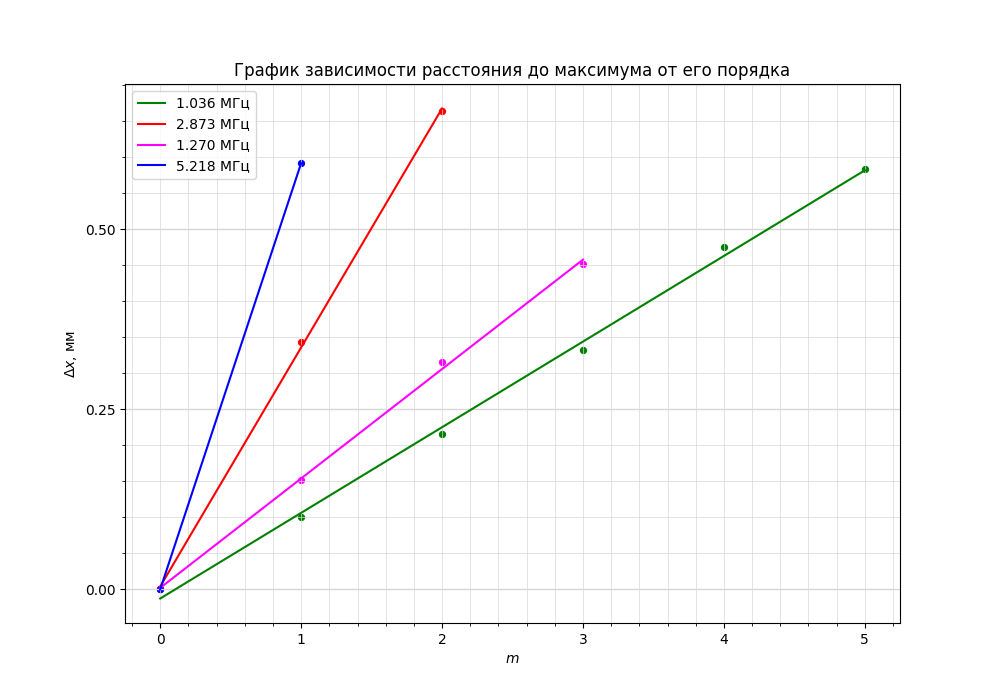

Recreate this plot in Python.
import numpy as np
import matplotlib.pyplot as plt
from matplotlib.ticker import MultipleLocator

plt.figure(figsize=(10,7))  #Размер изображения
plt.title('График зависимости расстояния до максимума от его порядка') # Заголовок

x1 = [0, 1, 2, 3, 4, 5] # Координата x
y1 = [0.916,1.016,1.132,1.248,1.392,1.5] # Координата y
tmp = y1[0]
y1 = [y - tmp for y in y1]

x2 = [0, 1, 2] # Координата x
y2 = [0.9, 1.244, 1.564]
tmp = y2[0]
y2 = [y - tmp for y in y2]

x3 = [0, 1, 2, 3] # Координата x
y3 = [0.876, 1.028, 1.192, 1.328]
tmp = y3[0]
y3 = [y - tmp for y in y3]

x4 = [0, 1] # Координата x
y4 = [0.928, 1.52]
tmp = y4[0]
y4 = [y - tmp for y in y4]

plt.scatter(x1, y1, s=18, c='green')
plt.scatter(x2, y2, s=18, c='red')
plt.scatter(x3, y3, s=18, c='magenta')
plt.scatter(x4, y4, s=18, c='blue')


plt.xlabel('$m$') # Подпись абсцисс
plt.ylabel('$\Delta x$, мм') # Подпись ординат

#yerr = [0.018*_y for _y in y]  # Погрешность по y
#xerr = [0.05 for _x in x] # Погрешность по x
#plt.errorbar(x, y, xerr=xerr, yerr=yerr, fmt=" ", color='k')

p = np.polyfit(x1, y1, deg=1) # Построение кривой по мнк
p_f = np.poly1d(p)
line1, = plt.plot(x1, p_f(x1), label='1.036 МГц', c='green')
print(p_f)

p = np.polyfit(x2, y2, deg=1) # Построение кривой по мнк
p_f = np.poly1d(p)
line2, = plt.plot(x2, p_f(x2), label='2.873 МГц', c='red')
print(p_f)

p = np.polyfit(x3, y3, deg=1) # Построение кривой по мнк
p_f = np.poly1d(p)
line3, = plt.plot(x3, p_f(x3), label='1.270 МГц', c='magenta')
print(p_f)

p = np.polyfit(x4, y4, deg=1) # Построение кривой по мнк
p_f = np.poly1d(p)
line4, = plt.plot(x4, p_f(x4), label='5.218 МГц', c='blue')
print(p_f)


DP = 2
ax = plt.gca()
ax.legend(handles=[line1, line2, line3, line4])

## Характеристики сетки

ax.yaxis.set_minor_locator(MultipleLocator(0.05))
ax.yaxis.set_major_locator(MultipleLocator(0.25))
ax.xaxis.set_minor_locator(MultipleLocator(0.2))
ax.xaxis.set_major_locator(MultipleLocator(1))
ax.yaxis.grid(True,'major',linewidth=2/DP,linestyle='-',color='#d7d7d7')
ax.xaxis.grid(True,'minor',linewidth=1/DP,linestyle='-',color='#d7d7d7')
ax.yaxis.grid(True,'minor',linewidth=1/DP,linestyle='-',color='#d7d7d7')
ax.xaxis.grid(True,'major',linewidth=1/DP,linestyle='-',color='#d7d7d7',zorder=0)

plt.savefig('lm')
